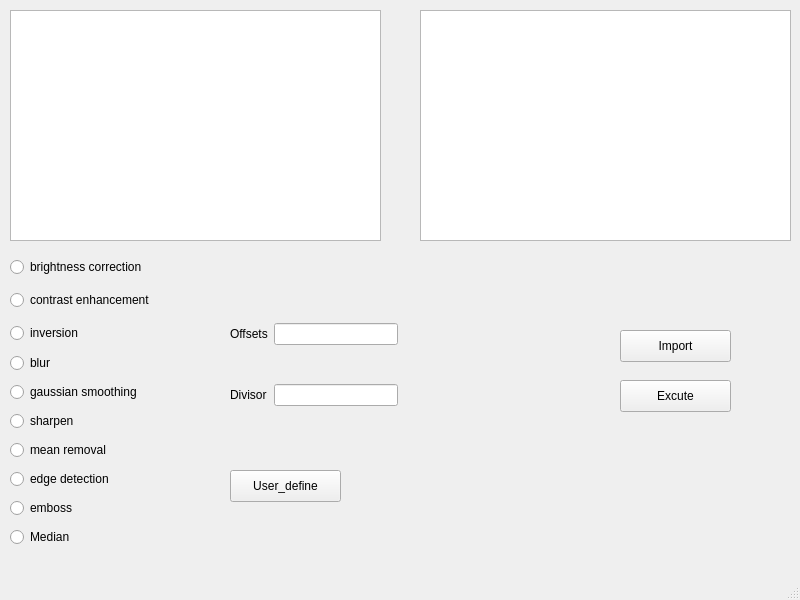
<?xml version="1.0" encoding="UTF-8"?>
<ui version="4.0">
 <class>MainWindow</class>
 <widget class="QMainWindow" name="MainWindow">
  <property name="geometry">
   <rect>
    <x>0</x>
    <y>0</y>
    <width>800</width>
    <height>600</height>
   </rect>
  </property>
  <property name="windowTitle">
   <string>MainWindow</string>
  </property>
  <widget class="QWidget" name="centralwidget">
   <widget class="QWidget" name="verticalLayoutWidget">
    <property name="geometry">
     <rect>
      <x>10</x>
      <y>350</y>
      <width>143</width>
      <height>201</height>
     </rect>
    </property>
    <layout class="QVBoxLayout" name="verticalLayout">
     <item>
      <widget class="QRadioButton" name="radioButton_2">
       <property name="text">
        <string>blur</string>
       </property>
      </widget>
     </item>
     <item>
      <widget class="QRadioButton" name="radioButton_3">
       <property name="text">
        <string>gaussian smoothing</string>
       </property>
      </widget>
     </item>
     <item>
      <widget class="QRadioButton" name="radioButton_5">
       <property name="text">
        <string>sharpen</string>
       </property>
      </widget>
     </item>
     <item>
      <widget class="QRadioButton" name="radioButton_4">
       <property name="text">
        <string>mean removal</string>
       </property>
      </widget>
     </item>
     <item>
      <widget class="QRadioButton" name="radioButton_6">
       <property name="text">
        <string>edge detection</string>
       </property>
      </widget>
     </item>
     <item>
      <widget class="QRadioButton" name="radioButton">
       <property name="text">
        <string>emboss</string>
       </property>
      </widget>
     </item>
     <item>
      <widget class="QRadioButton" name="radioButton_10">
       <property name="text">
        <string>Median</string>
       </property>
      </widget>
     </item>
    </layout>
   </widget>
   <widget class="QWidget" name="gridLayoutWidget_2">
    <property name="geometry">
     <rect>
      <x>230</x>
      <y>290</y>
      <width>168</width>
      <height>151</height>
     </rect>
    </property>
    <layout class="QGridLayout" name="gridLayout_2">
     <item row="0" column="1">
      <widget class="QLineEdit" name="lineEdit"/>
     </item>
     <item row="0" column="0">
      <widget class="QLabel" name="label_3">
       <property name="text">
        <string>Offsets</string>
       </property>
      </widget>
     </item>
     <item row="1" column="0">
      <widget class="QLabel" name="label_4">
       <property name="text">
        <string>Divisor</string>
       </property>
      </widget>
     </item>
     <item row="1" column="1">
      <widget class="QLineEdit" name="lineEdit_2"/>
     </item>
    </layout>
   </widget>
   <widget class="QGraphicsView" name="graphicsView">
    <property name="geometry">
     <rect>
      <x>10</x>
      <y>10</y>
      <width>371</width>
      <height>231</height>
     </rect>
    </property>
   </widget>
   <widget class="QPushButton" name="pushButton">
    <property name="geometry">
     <rect>
      <x>620</x>
      <y>380</y>
      <width>111</width>
      <height>32</height>
     </rect>
    </property>
    <property name="text">
     <string>Excute</string>
    </property>
   </widget>
   <widget class="QPushButton" name="pushButton_2">
    <property name="geometry">
     <rect>
      <x>620</x>
      <y>330</y>
      <width>111</width>
      <height>32</height>
     </rect>
    </property>
    <property name="text">
     <string>Import</string>
    </property>
   </widget>
   <widget class="QGraphicsView" name="graphicsView_2">
    <property name="geometry">
     <rect>
      <x>420</x>
      <y>10</y>
      <width>371</width>
      <height>231</height>
     </rect>
    </property>
   </widget>
   <widget class="QWidget" name="verticalLayoutWidget_2">
    <property name="geometry">
     <rect>
      <x>10</x>
      <y>250</y>
      <width>165</width>
      <height>101</height>
     </rect>
    </property>
    <layout class="QVBoxLayout" name="verticalLayout_2">
     <item>
      <widget class="QRadioButton" name="radioButton_7">
       <property name="text">
        <string>brightness correction</string>
       </property>
      </widget>
     </item>
     <item>
      <widget class="QRadioButton" name="radioButton_8">
       <property name="text">
        <string>contrast enhancement</string>
       </property>
      </widget>
     </item>
     <item>
      <widget class="QRadioButton" name="radioButton_9">
       <property name="text">
        <string>inversion</string>
       </property>
      </widget>
     </item>
    </layout>
   </widget>
   <widget class="QPushButton" name="pushButton_3">
    <property name="geometry">
     <rect>
      <x>230</x>
      <y>470</y>
      <width>111</width>
      <height>32</height>
     </rect>
    </property>
    <property name="text">
     <string>User_define</string>
    </property>
   </widget>
  </widget>
  <widget class="QStatusBar" name="statusbar"/>
 </widget>
 <resources/>
 <connections/>
</ui>
